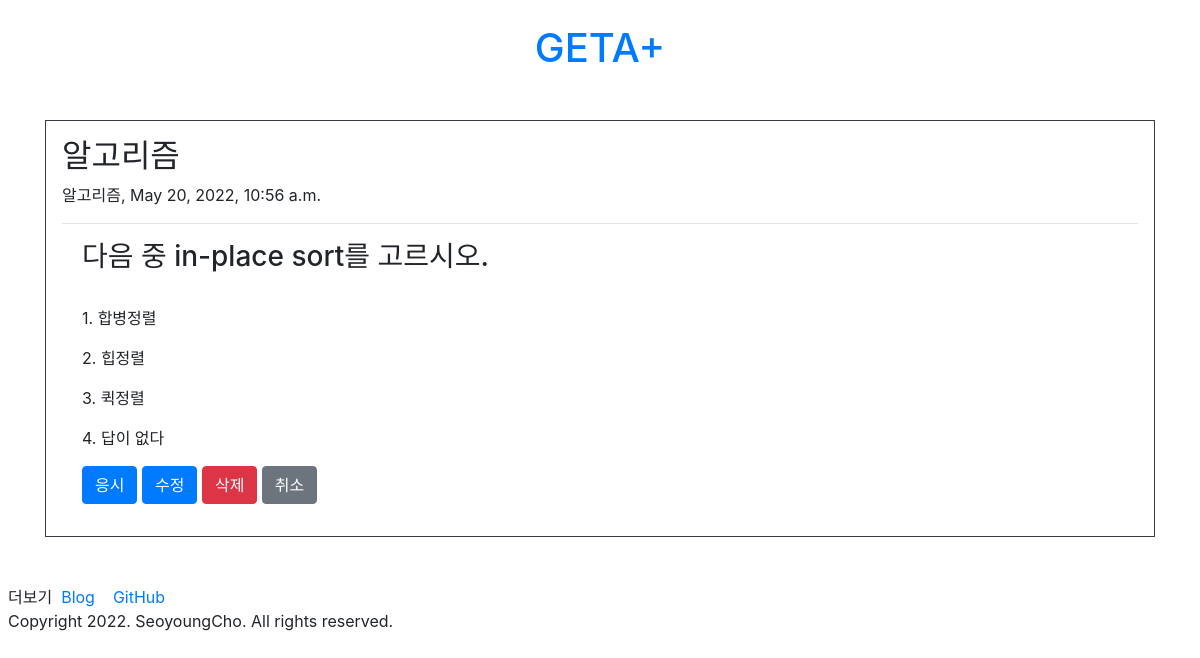
/questions/question/3/, run on an earlier commit of the app's database.
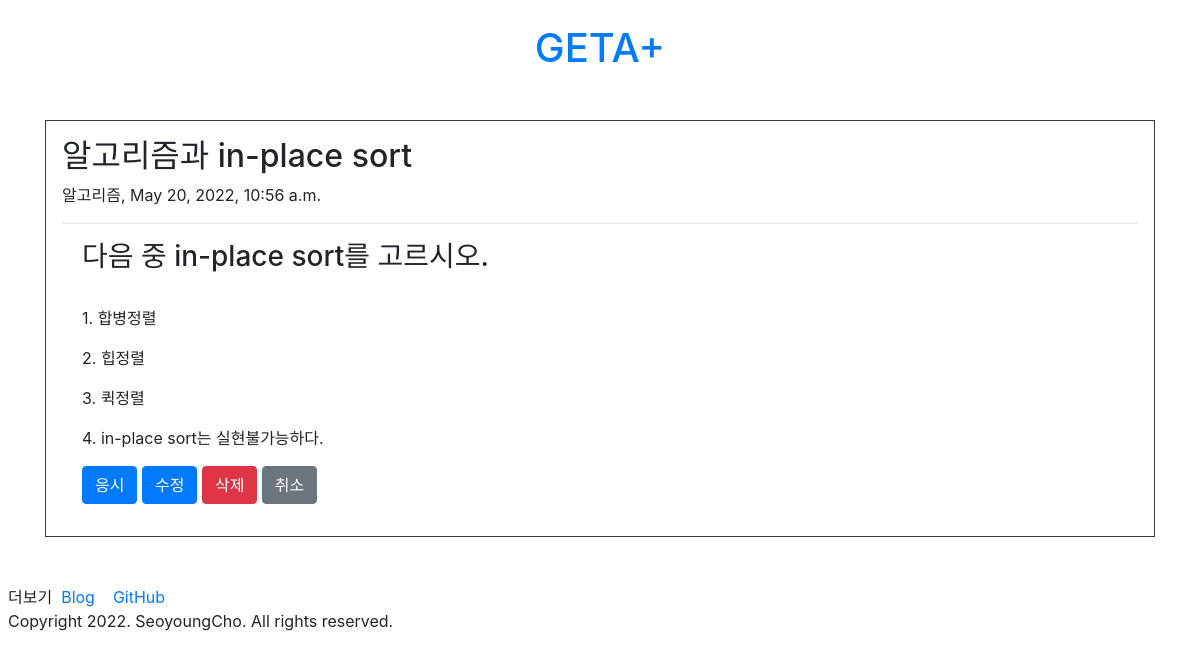
And on a later commit of the database.
### questions/models.py (models this page shows)
class Question(models.Model):
    title = models.CharField(max_length = 200)
    subject = models.CharField(max_length = 50)
    create_date = models.DateTimeField()
    content = models.TextField()
    ans1 = models.TextField()
    ans2 = models.TextField()
    ans3 = models.TextField()
    ans4 = models.TextField()
    ans = models.TextField()

### questions/views.py (the view)
# urls.py: path('question/<int:question_id>/', views.detail, name='detail'),
def detail(request, question_id):
    question = get_object_or_404(Question, pk=question_id)
    context = {'question' : question }
    return render(request,'questions/question.html', context)

### templates/questions/question.html (shortened to what this page needs)
<!DOCTYPE html>
<html>
<head>
	{% load static %}
	<link rel="stylesheet" type="text/css" href="{% static 'bootstrap.min.css' %}">
</head>
<body>
	<div>
		<div class="py-4 text-center">
  			<header>
  				<h1><a class="text-decoration-none" href="/">GETA+</a></h1>
  			</header>
   		</div>
        <div class='container my-3'>
    		<div class="border border-dark p-3">
      			<h2>{{question.title}}</h2>
				{{question.subject}}, {{question.create_date}}
				<hr>
				<form class="form-check my-3">
					<h3>{{question.content}}</h3><br>
					<div class="form-group">
        				<label class="form-check-label">1. {{question.ans1}}</label>
					</div>
					<div class="form-group">
        				<label class="form-check-label">2. {{question.ans2}}</label>
					</div>
					<div class="form-group">
        				<label class="form-check-label">3. {{question.ans3}}</label>
					</div>
					<div class="form-group">
        				<label class="form-check-label">4. {{question.ans4}}</label>
					</div>
					<input onclick="location.href='../answer/create/{{question.id}}'" class="btn btn-primary" type="button" value="응시">
    				<input onclick="location.href='../update/{{question.id}}'" class="btn btn-primary" type="button" value="수정">
					<input onclick="location.href='../delete/{{question.id}}'" class="btn btn-danger" type="button" value="삭제">
					<input onclick="location.href='../../'" class="btn btn-secondary" type="button" value="취소">
				</form>
    		</div>
  		</div>
		<br>
        <div class='m-2'>
        <div>
            더보기&nbsp;
        	<a href='https://stonesy927.tistory.com/' target='_blank'>
            Blog
        	</a>
        	<a href='https://github.com/ChoSeoyoung' target='_blank'>
            GitHub
        	</a>
      	</div>
      <div>
        Copyright 2022. SeoyoungCho. All rights reserved.
      </div>
    </div>
	</div>
</body>
</html>

What changed in the data, as far as the page shows it:
changed Question "다음 중 in-place sort를 고르시오.": title "알고리즘" → "알고리즘과 in-place sort"; ans4 "답이 없다" → "in-place sort는 실현불가능하다."
